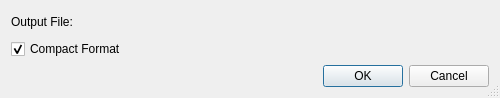
<?xml version="1.0" encoding="UTF-8"?>
<ui version="4.0">
 <class>PyCoverageJsonReportDialog</class>
 <widget class="QDialog" name="PyCoverageJsonReportDialog">
  <property name="geometry">
   <rect>
    <x>0</x>
    <y>0</y>
    <width>500</width>
    <height>98</height>
   </rect>
  </property>
  <property name="windowTitle">
   <string>JSON Report</string>
  </property>
  <property name="sizeGripEnabled">
   <bool>true</bool>
  </property>
  <layout class="QGridLayout" name="gridLayout">
   <item row="1" column="0" colspan="2">
    <widget class="QCheckBox" name="compactCheckBox">
     <property name="toolTip">
      <string>Select to create the report using the compact format</string>
     </property>
     <property name="text">
      <string>Compact Format</string>
     </property>
     <property name="checked">
      <bool>true</bool>
     </property>
    </widget>
   </item>
   <item row="0" column="0">
    <widget class="QLabel" name="label_2">
     <property name="text">
      <string>Output File:</string>
     </property>
    </widget>
   </item>
   <item row="0" column="1">
    <widget class="EricPathPicker" name="outputFilePicker" native="true">
     <property name="sizePolicy">
      <sizepolicy hsizetype="Expanding" vsizetype="Preferred">
       <horstretch>0</horstretch>
       <verstretch>0</verstretch>
      </sizepolicy>
     </property>
     <property name="focusPolicy">
      <enum>Qt::StrongFocus</enum>
     </property>
     <property name="toolTip">
      <string>Enter the path of the output file</string>
     </property>
    </widget>
   </item>
   <item row="2" column="0" colspan="2">
    <widget class="QDialogButtonBox" name="buttonBox">
     <property name="orientation">
      <enum>Qt::Horizontal</enum>
     </property>
     <property name="standardButtons">
      <set>QDialogButtonBox::Cancel|QDialogButtonBox::Ok</set>
     </property>
    </widget>
   </item>
  </layout>
 </widget>
 <customwidgets>
  <customwidget>
   <class>EricPathPicker</class>
   <extends>QWidget</extends>
   <header>EricWidgets/EricPathPicker.h</header>
   <container>1</container>
  </customwidget>
 </customwidgets>
 <tabstops>
  <tabstop>outputFilePicker</tabstop>
 </tabstops>
 <resources/>
 <connections>
  <connection>
   <sender>buttonBox</sender>
   <signal>accepted()</signal>
   <receiver>PyCoverageJsonReportDialog</receiver>
   <slot>accept()</slot>
   <hints>
    <hint type="sourcelabel">
     <x>248</x>
     <y>254</y>
    </hint>
    <hint type="destinationlabel">
     <x>157</x>
     <y>274</y>
    </hint>
   </hints>
  </connection>
  <connection>
   <sender>buttonBox</sender>
   <signal>rejected()</signal>
   <receiver>PyCoverageJsonReportDialog</receiver>
   <slot>reject()</slot>
   <hints>
    <hint type="sourcelabel">
     <x>316</x>
     <y>260</y>
    </hint>
    <hint type="destinationlabel">
     <x>286</x>
     <y>274</y>
    </hint>
   </hints>
  </connection>
 </connections>
</ui>
